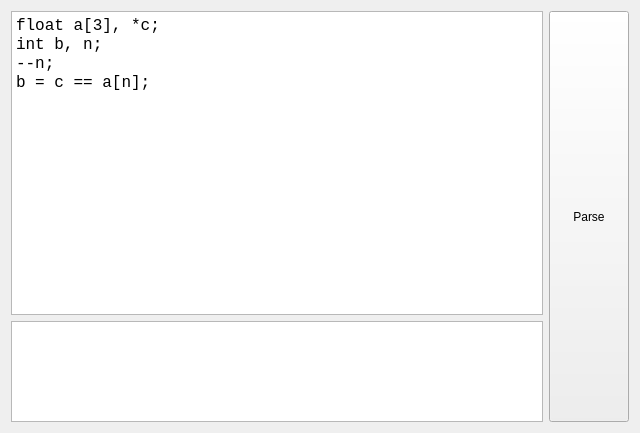
<?xml version="1.0" encoding="UTF-8"?>
<ui version="4.0">
 <class>Lab6_GUIClass</class>
 <widget class="QWidget" name="Lab6_GUIClass">
  <property name="geometry">
   <rect>
    <x>0</x>
    <y>0</y>
    <width>640</width>
    <height>433</height>
   </rect>
  </property>
  <property name="windowTitle">
   <string>Lab6_GUI</string>
  </property>
  <layout class="QHBoxLayout" name="horizontalLayout">
   <item>
    <layout class="QVBoxLayout" name="verticalLayout" stretch="3,1">
     <item>
      <widget class="QTextBrowser" name="code">
       <property name="font">
        <font>
         <family>Consolas</family>
         <pointsize>12</pointsize>
        </font>
       </property>
       <property name="readOnly">
        <bool>false</bool>
       </property>
       <property name="html">
        <string>&lt;!DOCTYPE HTML PUBLIC &quot;-//W3C//DTD HTML 4.0//EN&quot; &quot;http://www.w3.org/TR/REC-html40/strict.dtd&quot;&gt;
&lt;html&gt;&lt;head&gt;&lt;meta name=&quot;qrichtext&quot; content=&quot;1&quot; /&gt;&lt;style type=&quot;text/css&quot;&gt;
p, li { white-space: pre-wrap; }
&lt;/style&gt;&lt;/head&gt;&lt;body style=&quot; font-family:'Consolas'; font-size:12pt; font-weight:400; font-style:normal;&quot;&gt;
&lt;p style=&quot; margin-top:0px; margin-bottom:0px; margin-left:0px; margin-right:0px; -qt-block-indent:0; text-indent:0px;&quot;&gt;float a[3], *c;&lt;/p&gt;
&lt;p style=&quot; margin-top:0px; margin-bottom:0px; margin-left:0px; margin-right:0px; -qt-block-indent:0; text-indent:0px;&quot;&gt;int b, n;&lt;/p&gt;
&lt;p style=&quot; margin-top:0px; margin-bottom:0px; margin-left:0px; margin-right:0px; -qt-block-indent:0; text-indent:0px;&quot;&gt;--n;&lt;/p&gt;
&lt;p style=&quot; margin-top:0px; margin-bottom:0px; margin-left:0px; margin-right:0px; -qt-block-indent:0; text-indent:0px;&quot;&gt;b = c == a[n];&lt;/p&gt;&lt;/body&gt;&lt;/html&gt;</string>
       </property>
       <property name="tabStopWidth">
        <number>40</number>
       </property>
      </widget>
     </item>
     <item>
      <widget class="QTextBrowser" name="result">
       <property name="font">
        <font>
         <family>Consolas</family>
         <pointsize>12</pointsize>
        </font>
       </property>
       <property name="readOnly">
        <bool>false</bool>
       </property>
       <property name="html">
        <string>&lt;!DOCTYPE HTML PUBLIC &quot;-//W3C//DTD HTML 4.0//EN&quot; &quot;http://www.w3.org/TR/REC-html40/strict.dtd&quot;&gt;
&lt;html&gt;&lt;head&gt;&lt;meta name=&quot;qrichtext&quot; content=&quot;1&quot; /&gt;&lt;style type=&quot;text/css&quot;&gt;
p, li { white-space: pre-wrap; }
&lt;/style&gt;&lt;/head&gt;&lt;body style=&quot; font-family:'Consolas'; font-size:12pt; font-weight:400; font-style:normal;&quot;&gt;
&lt;p style=&quot;-qt-paragraph-type:empty; margin-top:0px; margin-bottom:0px; margin-left:0px; margin-right:0px; -qt-block-indent:0; text-indent:0px;&quot;&gt;&lt;br /&gt;&lt;/p&gt;&lt;/body&gt;&lt;/html&gt;</string>
       </property>
       <property name="tabStopWidth">
        <number>40</number>
       </property>
      </widget>
     </item>
    </layout>
   </item>
   <item>
    <widget class="QPushButton" name="parse">
     <property name="sizePolicy">
      <sizepolicy hsizetype="Minimum" vsizetype="Minimum">
       <horstretch>0</horstretch>
       <verstretch>0</verstretch>
      </sizepolicy>
     </property>
     <property name="text">
      <string>Parse</string>
     </property>
    </widget>
   </item>
  </layout>
 </widget>
 <layoutdefault spacing="6" margin="11"/>
 <resources>
  <include location="Lab6_GUI.qrc"/>
 </resources>
 <connections/>
</ui>
